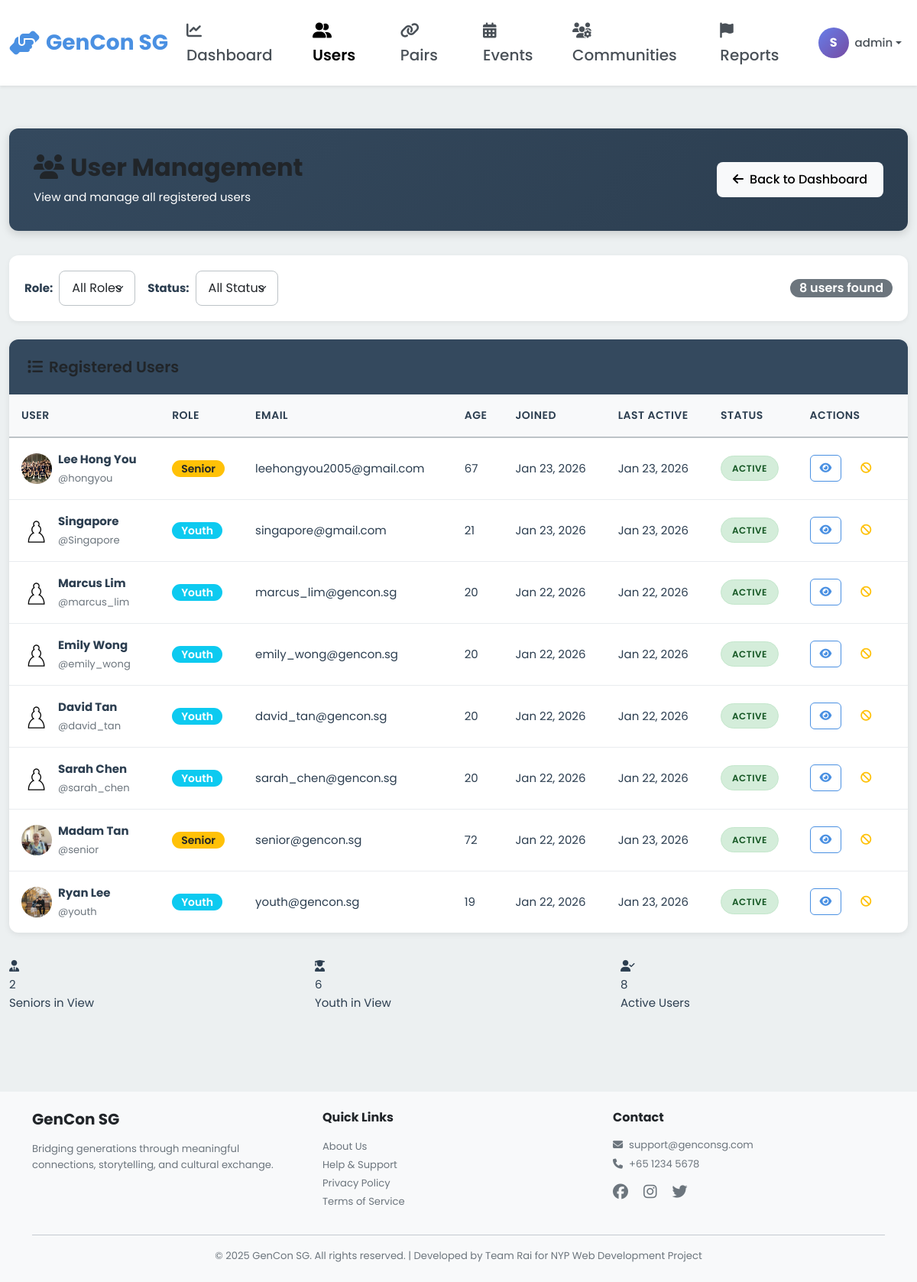
/admin/users (signed in), run on an earlier commit of the app's database.
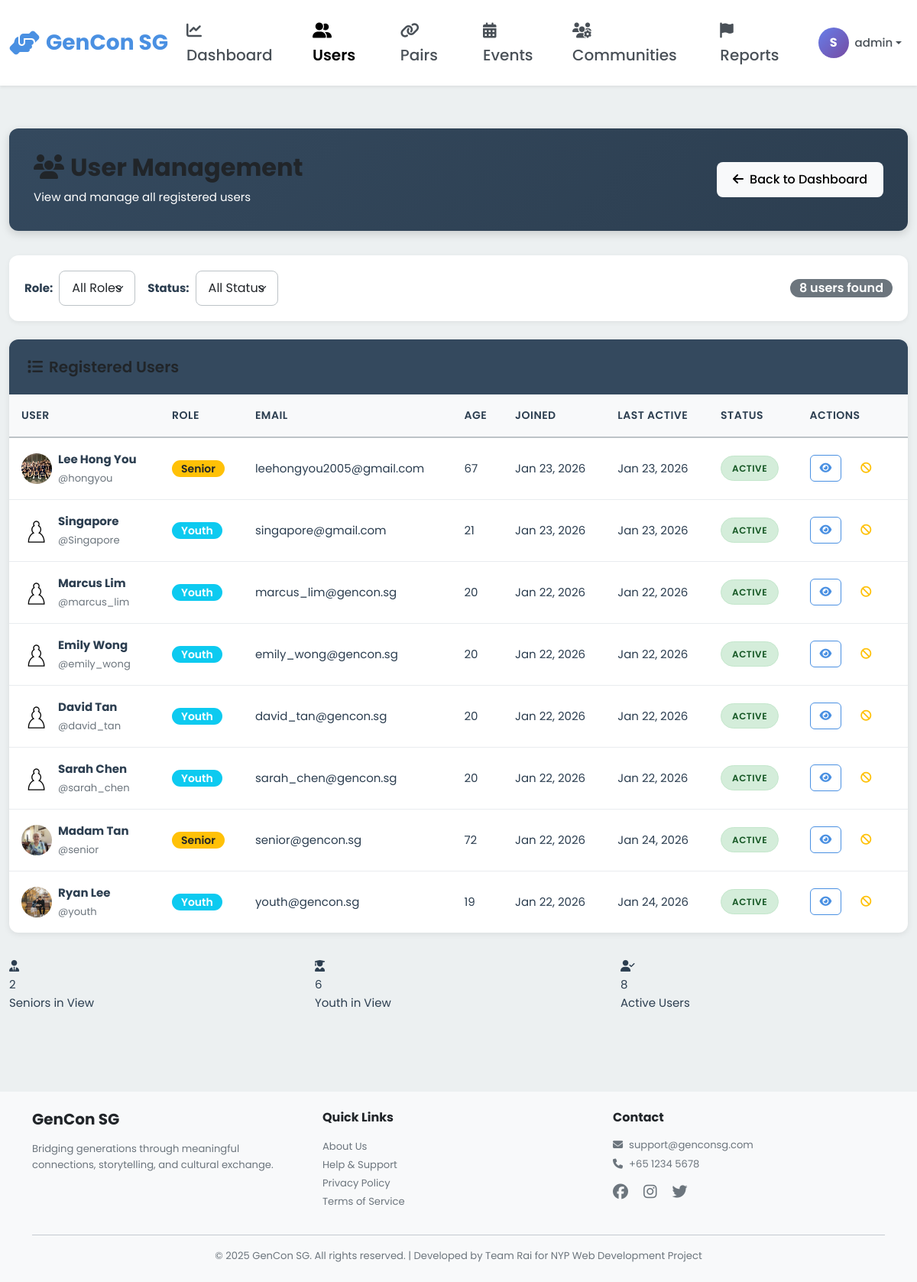
And on a later commit of the database.
### models.py (models this page shows, shortened)
class User(db.Model):
    __tablename__ = 'users'
    id = db.Column(db.Integer, primary_key=True)
    username = db.Column(db.String(80), unique=True, nullable=False, index=True)
    password_hash = db.Column(db.String(255), nullable=False)
    email = db.Column(db.String(120), unique=True, nullable=False, index=True)
    full_name = db.Column(db.String(120), nullable=False)
    phone = db.Column(db.String(20))
    age = db.Column(db.Integer, nullable=False)
    bio = db.Column(db.Text)  # User biography
    school = db.Column(db.String(255))  # School or organization for youth
    role = db.Column(db.String(20), nullable=False)  # 'senior', 'youth', or 'admin'
    profile_picture = db.Column(db.String(255), default='images/default-avatar.png')
    disable_reason = db.Column(db.Text)
    interests_json = db.Column(db.Text)  # Stores interests as JSON array
    languages_json = db.Column(db.Text)  # Stores languages as JSON array
    accessibility_settings_json = db.Column(db.Text)  # Stores settings as JSON object
    created_at = db.Column(db.DateTime, default=datetime.utcnow, nullable=False)
    last_active = db.Column(db.DateTime, default=datetime.utcnow, nullable=False)
    is_active = db.Column(db.Boolean, default=True)
    stories = db.relationship('Story', back_populates='user', lazy='dynamic')
    sent_messages = db.relationship('Message', foreign_keys='Message.sender_id',
                                   back_populates='sender', lazy='dynamic')
    received_messages = db.relationship('Message', foreign_keys='Message.recipient_id',
                                       back_populates='recipient', lazy='dynamic')
    senior_pairs = db.relationship('Pair', foreign_keys='Pair.senior_id',
                                   back_populates='senior', lazy='dynamic')
    youth_pairs = db.relationship('Pair', foreign_keys='Pair.youth_id',
                                 back_populates='youth', lazy='dynamic')
    streak = db.relationship('Streak', back_populates='user', uselist=False)
    badges = db.relationship('Badge', back_populates='user', lazy='dynamic')
    checkins = db.relationship('Checkin', back_populates='user', lazy='dynamic')
    @property
    def interests(self):
        """Get interests as Python list from JSON string."""
        if self.interests_json:
            return json.loads(self.interests_json)
        return []
    @interests.setter
    def interests(self, value):
        """Set interests from Python list, store as JSON string."""
        self.interests_json = json.dumps(value)
    @property
    def languages(self):
        """Get languages as Python list from JSON string."""
        if self.languages_json:
            return json.loads(self.languages_json)
        return []
    @languages.setter
    def languages(self, value):
        """Set languages from Python list, store as JSON string."""
        self.languages_json = json.dumps(value)
    @property
    def accessibility_settings(self):
        """Get accessibility settings as Python dict from JSON string."""
        if self.accessibility_settings_json:
            return json.loads(self.accessibility_settings_json)
        return {}

### blueprints/admin.py (the view)
@admin_bp.route('/users')
@admin_required
def users():
    role_filter = request.args.get('role', 'all')
    status_filter = request.args.get('status', 'all')
    query = User.query.filter(User.role != 'admin')
    if role_filter != 'all':
        query = query.filter_by(role=role_filter)
    if status_filter == 'active':
        query = query.filter_by(is_active=True)
    elif status_filter == 'inactive':
        query = query.filter_by(is_active=False)
    users = query.order_by(User.created_at.desc()).all()
    return render_template('admin/users.html',
                         users=users,
                         role_filter=role_filter,
                         status_filter=status_filter)

### app.py (called while the page is built)
@app.context_processor
def inject_user():
    user_streak = 0
    if 'user_id' in session:
        from models import Streak
        streak = Streak.query.filter_by(user_id=session['user_id']).first()
        if streak:
            user_streak = streak.current_streak
    return dict(session=session, user_streak=user_streak)

@app.after_request
def add_security_headers(response):
    csp = (
        "default-src 'self'; "
        "script-src 'self' 'unsafe-inline' 'unsafe-eval' blob: https://cdn.jsdelivr.net https://cdnjs.cloudflare.com; "
        "style-src 'self' 'unsafe-inline' https://cdn.jsdelivr.net https://cdnjs.cloudflare.com https://fonts.googleapis.com; "
        "font-src 'self' https://cdnjs.cloudflare.com https://fonts.gstatic.com; "
        "img-src 'self' data: blob: https:; "
        "connect-src 'self' ws: wss: https://cdn.jsdelivr.net https://cdnjs.cloudflare.com; "
        "worker-src 'self' blob:;"
    )
    response.headers['Content-Security-Policy'] = csp
    return response

@app.template_filter('format_date')
def format_date_filter(date, format='%B %d, %Y'):
    if date:
        return (date + timedelta(hours=8)).strftime(format)
    return ''

### templates/admin/users.html (shortened to what the changed rows need)
{% extends "base.html" %}
{% block extra_css %}
<link rel="stylesheet" href="{{ url_for('static', filename='css/admin.css') }}">
{% endblock %}
{% block content %}
<div class="container-fluid py-4">
    <div class="admin-header">
        <div class="d-flex justify-content-between align-items-center">
            <div>
                <h1><i class="fas fa-users me-2"></i>User Management</h1>
            </div>
        </div>
    </div>
    <div class="data-table-container">
        {% if users %}
        <table class="data-table">
            <thead>
                <tr>
                    <th>User</th>
                    <th>Role</th>
                    <th>Email</th>
                    <th>Age</th>
                    <th>Joined</th>
                    <th>Last Active</th>
                    <th>Status</th>
                    <th>Actions</th>
                </tr>
            </thead>
            <tbody>
                {% for user in users %}
                <tr>
                    <td>
                        <div class="d-flex align-items-center gap-2">
                            <img src="{{ url_for('static', filename='images/' + (user.profile_picture or 'default-avatar.png')) }}"
                                 alt="Avatar"
                                 class="rounded-circle"
                                 style="width: 40px; height: 40px; object-fit: cover;"
                                 onerror="this.src='https://ui-avatars.com/api/?name={{ user.full_name }}&background=random'">
                            <div>
                                <div class="fw-bold">{{ user.full_name }}</div>
                                <small class="text-muted">@{{ user.username }}</small>
                            </div>
                        </div>
                    </td>
                    <td>
                        <span class="badge {% if user.role == 'senior' %}bg-warning text-dark{% else %}bg-info{% endif %}">
                            {{ user.role|capitalize }}
                        </span>
                    </td>
                    <td>{{ user.email }}</td>
                    <td>{{ user.age }}</td>
                    <td>{{ user.created_at|format_date('%b %d, %Y') }}</td>
                    <td>{{ user.last_active|format_date('%b %d, %Y') }}</td>
                    <td>
                        {% if user.is_active %}
                        <span class="status-badge active">Active</span>
                        {% else %}
                        <span class="status-badge inactive">Inactive</span>
                        {% endif %}
                    </td>
                    <td>
                        <div class="d-flex gap-1">
                            <a href="{{ url_for('admin.user_detail', user_id=user.id) }}"
                               class="btn btn-sm btn-outline-primary table-action-btn"
                               title="View Details">
                                <i class="fas fa-eye"></i>
                            </a>
                            <form action="{{ url_for('admin.toggle_user_status', user_id=user.id) }}" method="POST" class="d-inline">
                                <button type="submit" class="btn btn-sm btn-outline-warning table-action-btn"
                                        title="{{ 'Deactivate' if user.is_active else 'Activate' }} User">
                                    <i class="fas {{ 'fa-ban' if user.is_active else 'fa-check' }}"></i>
                                </button>
                            </form>
                        </div>
                    </td>
                </tr>
                {% endfor %}
            </tbody>
        </table>
        {% else %}
        <div class="text-center py-5">
            <i class="fas fa-users fa-3x text-muted mb-3"></i>
            <h5 class="text-muted">No users found</h5>
            <p class="text-muted">Try adjusting your filters</p>
        </div>
        {% endif %}
    </div>
</div>
{% endblock %}

What changed in the data, as far as the page shows it:
changed User "Madam Tan": last_active "Jan 23, 2026" → "Jan 24, 2026"
changed User "Ryan Lee": last_active "Jan 23, 2026" → "Jan 24, 2026"
